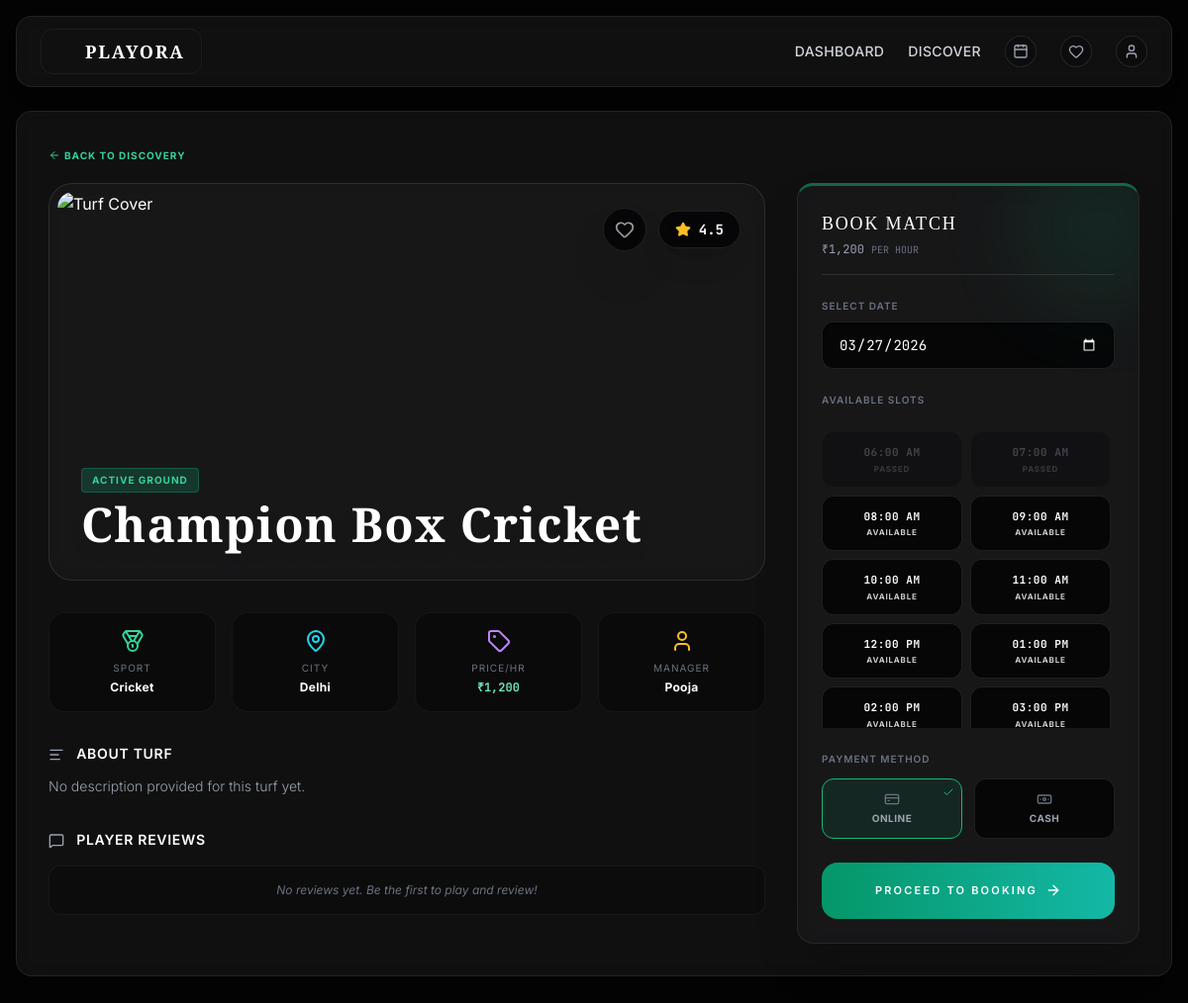
Page /player/index.php?page=turf-details&id=10 (signed in) on the committed database.
### tables this page shows
CREATE TABLE `turfs` (
  `id` int(11) NOT NULL,
  `name` varchar(150) DEFAULT NULL,
  `city_id` int(11) DEFAULT NULL,
  `address` text DEFAULT NULL,
  `sport_id` int(11) DEFAULT NULL,
  `owner_id` int(11) DEFAULT NULL,
  `price` decimal(10,2) DEFAULT NULL,
  `description` text DEFAULT NULL,
  `images` text DEFAULT NULL,
  `amenities` text DEFAULT NULL,
  `rating` decimal(2,1) DEFAULT 0.0,
  `status` enum('active','inactive') DEFAULT 'active',
  `created_at` timestamp NOT NULL DEFAULT current_timestamp()
);

CREATE TABLE `sports` (
  `id` int(11) NOT NULL,
  `name` varchar(100) DEFAULT NULL,
  `icon` varchar(255) DEFAULT NULL,
  `status` enum('active','inactive') DEFAULT 'active'
);

CREATE TABLE `cities` (
  `id` int(11) NOT NULL,
  `name` varchar(100) DEFAULT NULL,
  `state` varchar(100) DEFAULT NULL,
  `country` varchar(100) DEFAULT NULL,
  `status` enum('active','inactive') DEFAULT 'active'
);

CREATE TABLE `owners` (
  `id` int(11) NOT NULL,
  `name` varchar(100) DEFAULT NULL,
  `email` varchar(150) DEFAULT NULL,
  `phone` varchar(20) DEFAULT NULL,
  `city` varchar(100) DEFAULT NULL,
  `password` varchar(255) DEFAULT NULL,
  `status` enum('pending','approved','suspended') DEFAULT 'pending',
  `created_at` timestamp NOT NULL DEFAULT current_timestamp(),
  `reset_token` varchar(100) DEFAULT NULL
);

CREATE TABLE `turf_slots` (
  `id` int(11) NOT NULL,
  `turf_id` int(11) DEFAULT NULL,
  `slot_time` varchar(50) DEFAULT NULL,
  `status` enum('available','blocked','booked') DEFAULT 'available'
);

### player/includes/auth.php (called while the page is built, shortened)
<?php
function e($value) {
    return htmlspecialchars($value ?? '', ENT_QUOTES, 'UTF-8');
}
?>

### player/pages/turf-details.php (the view, shortened to what this page needs)
<?php
$turf_id = $_GET['id'] ?? 0;
$user_id = $_SESSION['user_id'];
$date = $_GET['date'] ?? date('Y-m-d');
$stmt = $conn->prepare("
    SELECT t.*, c.name as city_name, s.name as sport_name, o.name as owner_name
    FROM turfs t
    LEFT JOIN cities c ON t.city_id = c.id
    LEFT JOIN sports s ON t.sport_id = s.id
    LEFT JOIN owners o ON t.owner_id = o.id
    WHERE t.id = ? AND t.status = 'active'
");
$stmt->bind_param("i", $turf_id);
$stmt->execute();
$turf = $stmt->get_result()->fetch_assoc();
$slots_query = "SELECT * FROM turf_slots WHERE turf_id = $turf_id ORDER BY id ASC";
$all_slots = $conn->query($slots_query);
$booked_slots = [];
$booked_slots = array_unique($booked_slots);
$rev_stmt = $conn->query("SELECT r.*, u.name as user_name FROM reviews r JOIN users u ON r.user_id = u.id WHERE r.turf_id = $turf_id AND r.status='visible' ORDER BY r.created_at DESC");
$is_fav = $conn->query("SELECT id FROM favorite_turfs WHERE user_id = $user_id AND turf_id = $turf_id")->num_rows > 0;
?>
<div class="mb-4">
    <a href="index.php?page=turfs" class="text-[10px] text-emerald-400 hover:text-emerald-300 font-bold tracking-widest uppercase transition-colors inline-flex items-center"><i data-lucide="arrow-left" class="w-3 h-3 mr-1"></i> Back to discovery</a>
</div>
<div class="grid grid-cols-1 lg:grid-cols-12 gap-8 relative items-start">
    <div class="lg:col-span-8 space-y-8">
        <div class="glass-card overflow-hidden rounded-3xl border border-white/10 p-2">
            <div class="h-64 sm:h-96 w-full rounded-2xl overflow-hidden relative group">
                <img src="https://images.unsplash.com/photo-1579952363873-27f3bade9f55?auto=format&fit=crop&q=80&w=1200" class="w-full h-full object-cover transition-transform duration-1000 group-hover:scale-105" alt="Turf Cover">
                <div class="absolute top-4 right-4 flex items-center gap-3">
                    <form method="POST" action="">
                        <button type="submit" class="w-11 h-11 rounded-full bg-void/80 backdrop-blur-md border border-white/10 flex items-center justify-center transition-all hover:bg-white/10 active:scale-95 group/heart shadow-2xl">
                            <i data-lucide="heart" class="w-5 h-5 <?php echo $is_fav ? 'fill-red-500 text-red-500' : 'text-white/60 group-hover/heart:text-red-400'; ?> transition-colors"></i>
                        </button>
                    </form>
                    <div class="bg-void/80 backdrop-blur-md px-4 py-2 rounded-full border border-white/10 flex items-center gap-2 shadow-xl">
                        <i data-lucide="star" class="w-4 h-4 fill-amber-400 text-amber-400"></i>
                        <span class="text-sm font-mono font-bold text-white"><?php echo number_format($turf['rating'], 1); ?></span>
                    </div>
                </div>
                <div class="absolute bottom-6 left-6 right-6">
                    <div class="flex items-center gap-2 mb-2">
                        <span class="text-[10px] uppercase tracking-widest font-bold bg-emerald-500/20 text-emerald-400 border border-emerald-500/30 px-2.5 py-1 rounded">Active Ground</span>
                    </div>
                    <h1 class="text-4xl sm:text-5xl font-bold font-serif tracking-wide text-white drop-shadow-lg leading-tight"><?php echo e($turf['name']); ?></h1>
                </div>
            </div>
        </div>
        <div class="grid grid-cols-2 md:grid-cols-4 gap-4">
            <div class="bg-void/40 border border-white/5 rounded-2xl p-4 text-center">
                <i data-lucide="medal" class="w-6 h-6 mx-auto text-emerald-400 mb-2"></i>
                <p class="text-[10px] text-gray-500 uppercase tracking-widest mb-1">Sport</p>
                <p class="text-xs font-bold text-white tracking-wide"><?php echo e($turf['sport_name']); ?></p>
            </div>
            <div class="bg-void/40 border border-white/5 rounded-2xl p-4 text-center">
                <i data-lucide="map-pin" class="w-6 h-6 mx-auto text-cyan-400 mb-2"></i>
                <p class="text-[10px] text-gray-500 uppercase tracking-widest mb-1">City</p>
                <p class="text-xs font-bold text-white tracking-wide"><?php echo e($turf['city_name']); ?></p>
            </div>
            <div class="bg-void/40 border border-white/5 rounded-2xl p-4 text-center">
                <i data-lucide="tag" class="w-6 h-6 mx-auto text-purple-400 mb-2"></i>
                <p class="text-[10px] text-gray-500 uppercase tracking-widest mb-1">Price/Hr</p>
                <p class="text-xs font-bold font-mono text-emerald-300">₹<?php echo number_format($turf['price']); ?></p>
            </div>
            <div class="bg-void/40 border border-white/5 rounded-2xl p-4 text-center">
                <i data-lucide="user" class="w-6 h-6 mx-auto text-amber-400 mb-2"></i>
                <p class="text-[10px] text-gray-500 uppercase tracking-widest mb-1">Manager</p>
                <p class="text-xs font-bold text-white tracking-wide"><?php echo explode(' ', e($turf['owner_name']))[0]; ?></p>
            </div>
        </div>
        <div class="space-y-6">
            <div>
                <h3 class="text-sm font-semibold text-white tracking-wider uppercase mb-3"><i data-lucide="align-left" class="w-4 h-4 mr-2 inline text-gray-400"></i> About Turf</h3>
                <p class="text-sm text-gray-400 leading-relaxed font-light"><?php echo nl2br(e($turf['description'] ?? 'No description provided for this turf yet.')); ?></p>
            </div>
        </div>
        <div>
            <h3 class="text-sm font-semibold text-white tracking-wider uppercase mb-4"><i data-lucide="message-square" class="w-4 h-4 mr-2 inline text-gray-400"></i> Player Reviews</h3>
            <?php if ($rev_stmt && $rev_stmt->num_rows > 0): ?>
                <div class="space-y-4">
                    <?php while($rev = $rev_stmt->fetch_assoc()): ?>
                        <div class="bg-void/40 border border-white/5 rounded-2xl p-5">
                            <div class="flex justify-between items-start mb-2">
                                <div class="flex items-center gap-3">
                                    <div class="w-8 h-8 rounded-full bg-amber-500/10 text-amber-500 border border-amber-500/20 flex items-center justify-center font-bold text-xs"><?php echo strtoupper(substr($rev['user_name'], 0, 1)); ?></div>
                                    <div>
                                        <p class="text-xs font-bold text-white tracking-wide"><?php echo e($rev['user_name']); ?></p>
                                        <p class="text-[10px] text-gray-500 font-mono tracking-widest mt-0.5"><?php echo date('M d, Y', strtotime($rev['created_at'])); ?></p>
                                    </div>
                                </div>
                                <div class="flex gap-0.5">
                                    <?php for($i=1; $i<=5; $i++): ?>
                                        <i data-lucide="star" class="w-3 h-3 <?php echo $i <= $rev['rating'] ? 'fill-amber-400 text-amber-400' : 'text-white/20'; ?>"></i>
                                    <?php endfor; ?>
                                </div>
                            </div>
                            <p class="text-sm text-gray-400 mt-3 font-light leading-relaxed">"<?php echo e($rev['review']); ?>"</p>
                        </div>
                    <?php endwhile; ?>
                </div>
            <?php else: ?>
                <p class="text-xs text-gray-500 italic bg-void/20 p-4 rounded-xl border border-white/5 text-center">No reviews yet. Be the first to play and review!</p>
            <?php endif; ?>
        </div>
    </div>
    <div class="lg:col-span-4 lg:sticky lg:top-24">
        <div class="glass-card p-6 border-t-[3px] border-t-emerald-500/50 shadow-2xl relative overflow-hidden">
            <div class="absolute -right-10 -top-10 w-40 h-40 bg-emerald-500/10 rounded-full blur-[40px] pointer-events-none"></div>
            <h3 class="text-lg font-serif tracking-widest text-white uppercase mb-1">Book Match</h3>
            <p class="text-xs text-gray-400 mb-6 font-mono border-b border-white/10 pb-4">₹<?php echo number_format($turf['price']); ?> <span class="text-[10px] text-gray-500">PER HOUR</span></p>
            <form method="GET" action="index.php" class="mb-6">
                <label class="block text-[10px] font-semibold text-gray-500 uppercase tracking-widest mb-2">Select Date</label>
                <input type="date" name="date" value="<?php echo e($date); ?>" min="<?php echo date('Y-m-d'); ?>" onchange="this.form.submit()" class="w-full bg-void/80 border border-white/10 rounded-xl px-4 py-3 text-white focus:outline-none focus:border-emerald-500/50 transition-all font-mono shadow-inner [color-scheme:dark] text-sm cursor-pointer hover:bg-white/5">
            </form>
            <div>
                <label class="block text-[10px] font-semibold text-gray-500 uppercase tracking-widest mb-3">Available Slots</label>
                <?php if ($all_slots && $all_slots->num_rows > 0): ?>
                    <form id="bookingForm" class="space-y-6">
                        <div class="grid grid-cols-2 gap-2 mb-6 max-h-[300px] overflow-y-auto pr-1 hide-scroll" id="slotsGrid">
                            <?php
                            $has_available = false;
                            while($slot = $all_slots->fetch_assoc()):
                                $is_booked = in_array($slot['slot_time'], $booked_slots);
                                $is_blocked = ($slot['status'] === 'blocked');
                                $is_disabled = $is_booked || $is_blocked || (strtotime($date . ' ' . explode(' - ', $slot['slot_time'])[0]) < time());
                                if (!$is_disabled) $has_available = true;
                                $bg_class = $is_disabled ? 'bg-void/50 opacity-50 cursor-not-allowed border-white/5 text-gray-500' : 'bg-void/80 border-white/10 text-white hover:border-emerald-500 hover:bg-emerald-500/10 cursor-pointer transition-colors peer-checked:bg-emerald-500/20 peer-checked:border-emerald-500 peer-checked:text-emerald-400';
                            ?>
                                <label class="relative block">
                                    <div class="border rounded-xl px-2 py-3 text-center <?php echo $bg_class; ?> group">
                                        <p class="text-[11px] font-mono font-bold tracking-wider"><?php echo explode(' - ', $slot['slot_time'])[0]; ?></p>
                                        <p class="text-[8px] uppercase tracking-widest mt-0.5 font-bold opacity-80">
                                            <?php
                                            if ($is_booked) echo 'Booked';
                                            elseif ($is_blocked) echo 'Blocked';
                                            elseif ($is_disabled) echo 'Passed';
                                            else echo 'Available';
                                            ?>
                                        </p>
                                    </div>
                                </label>
                            <?php endwhile; ?>
                        </div>
                        <div class="space-y-3">
                            <label class="block text-[10px] font-semibold text-gray-500 uppercase tracking-widest">Payment Method</label>
                            <div class="grid grid-cols-2 gap-3">
                                <label class="relative block cursor-pointer group">
                                    <div class="border border-white/10 bg-void/80 rounded-xl p-3 text-center transition-all peer-checked:border-emerald-500 peer-checked:bg-emerald-500/10 group-hover:bg-white/5">
                                        <i data-lucide="credit-card" class="w-4 h-4 mx-auto mb-1 text-gray-500 peer-checked:text-emerald-400"></i>
                                        <p class="text-[10px] font-bold text-gray-400 peer-checked:text-emerald-400 uppercase tracking-wider">Online</p>
                                    </div>
                                    <i data-lucide="check" class="w-3 h-3 absolute top-2 right-2 text-emerald-500 opacity-0 peer-checked:opacity-100"></i>
                                </label>
                                <label class="relative block cursor-pointer group">
                                    <div class="border border-white/10 bg-void/80 rounded-xl p-3 text-center transition-all peer-checked:border-emerald-500 peer-checked:bg-emerald-500/10 group-hover:bg-white/5">
                                        <i data-lucide="banknote" class="w-4 h-4 mx-auto mb-1 text-gray-500 peer-checked:text-emerald-400"></i>
                                        <p class="text-[10px] font-bold text-gray-400 peer-checked:text-emerald-400 uppercase tracking-wider">Cash</p>
                                    </div>
                                </label>
                            </div>
                        </div>
                        <?php if($has_available): ?>
                            <button type="button" onclick="handleBooking()" id="bookBtn" class="w-full bg-gradient-to-r from-emerald-600 to-teal-500 text-white font-semibold rounded-2xl px-4 py-5 hover:shadow-[0_0_20px_rgba(16,185,129,0.3)] transition-all active:scale-95 text-[11px] uppercase tracking-[0.2em] font-black flex items-center justify-center">
                                Proceed to Booking <i data-lucide="arrow-right" class="w-4 h-4 ml-2"></i>
                            </button>
                        <?php endif; ?>
                    </form>
                <?php endif; ?>
            </div>
        </div>
    </div>
</div>

### player/includes/head.php (style rules this page uses)
body { background-color: #030304; color: #f9f9fa; }
.glass-card { background: rgba(26, 26, 28, 0.6); backdrop-filter: blur(12px); border: 1px solid rgba(255, 255, 255, 0.08); border-radius: 1rem; }
.hide-scroll { -ms-overflow-style: none; scrollbar-width: none; }

### rows in the picture
turfs: rating "4.5", name "Champion Box Cricket", sport.name "Cricket", city.name "Delhi", price "1,200", owner.name "Pooja", description "No description provided for this turf yet."
turf_slots: slot_time "06:00 AM", status "PASSED"
turf_slots: slot_time "07:00 AM", status "PASSED"
turf_slots: slot_time "08:00 AM", status "AVAILABLE"
turf_slots: slot_time "09:00 AM", status "AVAILABLE"
turf_slots: slot_time "10:00 AM", status "AVAILABLE"
turf_slots: slot_time "11:00 AM", status "AVAILABLE"
turf_slots: slot_time "12:00 PM", status "AVAILABLE"
turf_slots: slot_time "01:00 PM", status "AVAILABLE"
turf_slots: slot_time "02:00 PM", status "AVAILABLE"
turf_slots: slot_time "03:00 PM", status "AVAILABLE"
